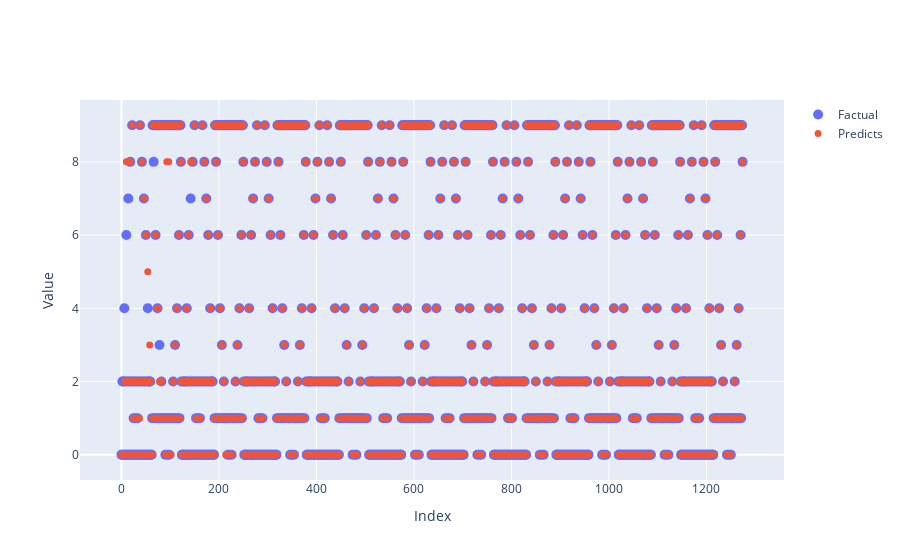

Notebook source saved alongside this figure:
### Code cell
plot_arrays(factual=factual_arr, predicts=predicted_arr)

### Figure 1 — Plotly figure (JSON) as saved in the notebook; plotly's stock layout.template omitted (floating-point values rounded to 4 significant figures; data arrays with more than 128 entries replaced by an {"elided": "..."} marker saying what was removed)
{"data": [{"marker": {"size": 10}, "mode": "markers", "name": "Factual", "type": "scatter", "x": {"elided": "1275 int values"}, "y": {"elided": "1275 int values"}}, {"marker": {"size": 7}, "mode": "markers", "name": "Predicts", "type": "scatter", "x": {"elided": "1275 int values"}, "y": {"elided": "1275 int values"}}], "layout": {"autosize": true, "xaxis": {"autorange": true, "range": [-75.19, 1349.0], "title": {"text": "Index"}, "type": "linear"}, "yaxis": {"autorange": true, "range": [-0.9181, 9.918], "title": {"text": "Value"}, "type": "linear"}}}
